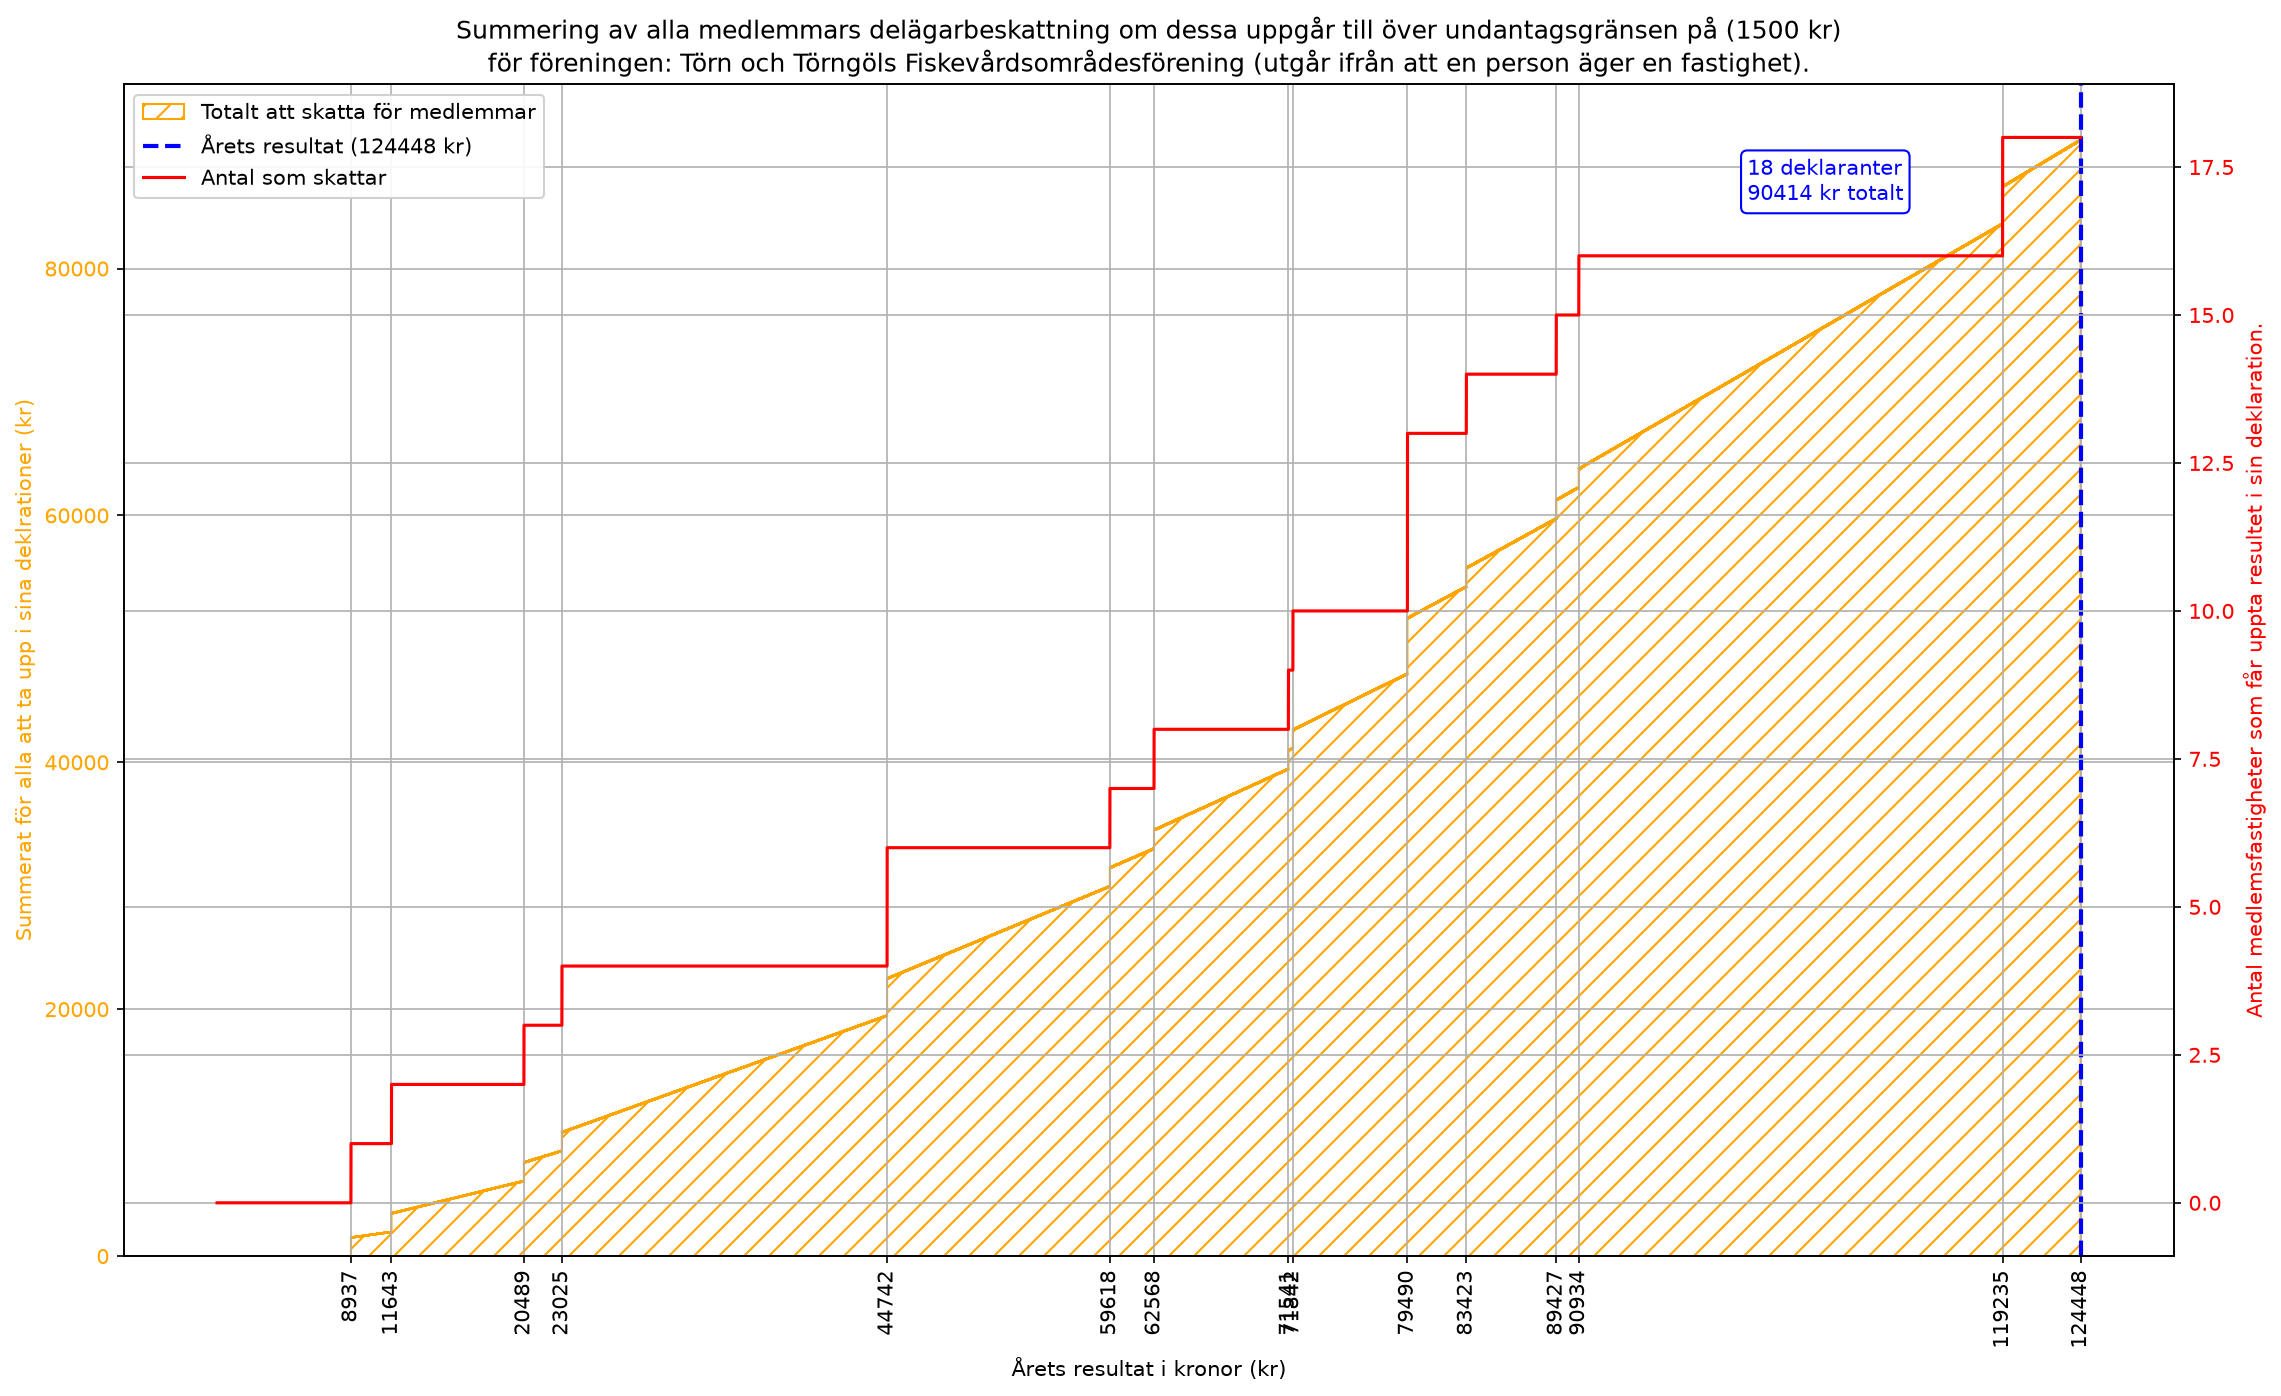

The script that saved this image:
"""Ritar beskattningskurvan for ett FVOF och markerar arets faktiska resultat.

Samma simuleringslogik som i beskattning.ipynb, men med arets resultat som
indata: kurvan ritas upp till och med det resultatet och brytpunkten for
resultatet markeras.

Kor: python3 beskattning_kurva.py [arets_resultat]
"""

import csv
import sys

import matplotlib

matplotlib.use("Agg")
import matplotlib.pyplot as plt

# CHANGE Input parameters if you need!
nameOfFVOF = "Törn och Törngöls Fiskevårdsområdesförening"
aretsResultat = 124448  # Årets faktiska resultat i kronor.
undantag = 1500  # Undantag ifrån Skatteverket.
fileNameOfTheShares = "Beskattning.csv"
outputFileName = "beskattning_kurva.png"


# Reads the csv file with the shares of the entire Fiskevårdsområdesförening.
def readCSV(filename):
    andelar = []
    with open(filename, newline="") as csvfile:
        shareReader = csv.reader(csvfile, delimiter=" ")
        for row in shareReader:
            andelar.append(row)
    return andelar


def simulate(andelar, maxResult):
    # Simulation values/lists:
    totalDeclaredEveryone = []
    howManyDeclares = []
    tickListSharpIncreaseXAxis = []
    tickListSharpIncreaseCountYAxis = []
    currentSimulatedResultat = 0
    while currentSimulatedResultat <= maxResult:
        sumOfAllFractionsToTax = 0
        howManyDeclaresOnSpecificResult = 0
        for propertiesFractions in andelar:
            # replace comma with dot for decimal in python.
            fraction = float(propertiesFractions[0].replace(",", "."))
            # Antar att man får avrunda ner för skatteverket.
            taxForOneProperty = int(fraction * currentSimulatedResultat)

            if taxForOneProperty > undantag:
                howManyDeclaresOnSpecificResult += 1
                sumOfAllFractionsToTax += taxForOneProperty
        totalDeclaredEveryone.append(sumOfAllFractionsToTax)
        howManyDeclares.append(howManyDeclaresOnSpecificResult)

        # Checks if the amount who needs to tax is not the same as the last pass
        # and adds it to be able to add ticks on the X-Axis on crucial breakpoints.
        if (
            currentSimulatedResultat > 0
            and howManyDeclares[currentSimulatedResultat - 1]
            != howManyDeclares[currentSimulatedResultat]
        ):
            tickListSharpIncreaseXAxis.append(currentSimulatedResultat)
            tickListSharpIncreaseCountYAxis.append(howManyDeclaresOnSpecificResult)

        currentSimulatedResultat += 1  # Increments counter for while loop.
    return (
        tickListSharpIncreaseXAxis,
        tickListSharpIncreaseCountYAxis,
        totalDeclaredEveryone,
        howManyDeclares,
    )


if len(sys.argv) > 1:
    aretsResultat = int(sys.argv[1].replace(" ", "").replace("kr", ""))

andelar = readCSV(fileNameOfTheShares)
(
    tickListSharpIncreaseXAxis,
    tickListSharpIncreaseCountYAxis,
    totalDeclaredEveryone,
    howManyDeclares,
) = simulate(andelar, aretsResultat)

antalVidResultat = howManyDeclares[aretsResultat]
summaVidResultat = totalDeclaredEveryone[aretsResultat]
senasteBrytpunkt = max(
    [x for x in tickListSharpIncreaseXAxis if x <= aretsResultat], default=0
)
nastaBrytpunkt = None
kollaResultat = aretsResultat + 1
while nastaBrytpunkt is None and kollaResultat < aretsResultat + 100000:
    antal = sum(
        1
        for f in andelar
        if int(float(f[0].replace(",", ".")) * kollaResultat) > undantag
    )
    if antal != antalVidResultat:
        nastaBrytpunkt = kollaResultat
    kollaResultat += 1

print(
    "Crucial points to keep under, when the amount of members who need to "
    "include it in their tax return increases: " + str(tickListSharpIncreaseXAxis)
)
print(
    "Changes in amount of people who need to tax: "
    + str(tickListSharpIncreaseCountYAxis)
)
print()
print("Årets resultat: " + str(aretsResultat) + " kr")
print("Antal medlemsfastigheter som måste deklarera: " + str(antalVidResultat) + " st")
print("Summa att ta upp i deklarationerna: " + str(summaVidResultat) + " kr")
print("Närmast föregående brytpunkt: " + str(senasteBrytpunkt) + " kr")
print("Nästa brytpunkt (fler deklaranter): " + str(nastaBrytpunkt) + " kr")
print(
    "Marginal ned till föregående brytpunkt: "
    + str(aretsResultat - senasteBrytpunkt)
    + " kr"
)

# Initalizes two plots:
fig, ax1 = plt.subplots()

# Stairs with the total sum of all the money to bring into your tax return:
ax1.set_xlabel("Årets resultat i kronor (kr)")
plt.grid()  # Draws grid lines on x-axis.

ax1.set_ylabel("Summerat för alla att ta upp i sina deklrationer (kr)", color="orange")
ax1.tick_params(axis="y", labelcolor="orange")

ax1.stairs(
    totalDeclaredEveryone,
    hatch="//",
    label="Totalt att skatta för medlemmar",
    color="orange",
)

# Second plot for the amount of people which is over the undantagstillstånd:
ax2 = ax1.twinx()  # instantiate a second Axes that shares the same x-axis
ax2.set_ylabel(
    "Antal medlemsfastigheter som får uppta resultet i sin deklaration.", color="red"
)
ax2.tick_params(axis="y", labelcolor="red")

ax2.plot(howManyDeclares, label="Antal som skattar", color="red")

# Marks this years actual result:
ax1.axvline(
    aretsResultat,
    color="blue",
    linestyle="--",
    linewidth=2,
    label="Årets resultat (" + str(aretsResultat) + " kr)",
)
ax2.annotate(
    str(antalVidResultat) + " deklaranter\n" + str(summaVidResultat) + " kr totalt",
    xy=(aretsResultat, antalVidResultat),
    xytext=(-160, -30),
    textcoords="offset points",
    color="blue",
    bbox=dict(boxstyle="round", facecolor="white", edgecolor="blue"),
)

# Configuring matplotlib:
ax2.legend(
    handles=ax1.get_legend_handles_labels()[0] + ax2.get_legend_handles_labels()[0],
    labels=ax1.get_legend_handles_labels()[1] + ax2.get_legend_handles_labels()[1],
    loc="upper left",
    framealpha=0.9,
)
plt.title(
    "Summering av alla medlemmars delägarbeskattning om dessa uppgår till över "
    "undantagsgränsen på (" + str(undantag) + " kr)\nför föreningen: " + nameOfFVOF
    + " (utgår ifrån att en person äger en fastighet).",
    fontsize=12,
)
plt.grid()  # Draws grid lines on both y-axis.
fig.tight_layout()  # otherwise the right y-label is slightly clipped

fig.set_size_inches(18.5, 10.5, forward=True)
fig.set_dpi(300)

# Adjust ticks for total result:
xticks = sorted(set(tickListSharpIncreaseXAxis + [aretsResultat]))
fig.get_axes()[0].set_xticks(xticks, xticks, rotation="vertical")

fig.savefig(outputFileName, dpi=150, bbox_inches="tight")
print("\nSparade kurvan till " + outputFileName)
